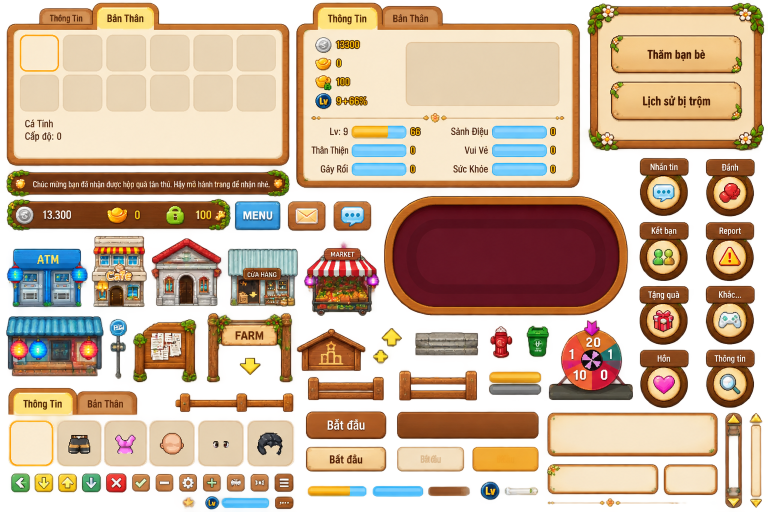
#> input picture tools/farm-entrance/source-atlas.png, 1536 x 1024 px (shown at 1/2 size)
$ python export-assets.py
#> lines starting #> are read from the running program, lines starting #| are printed output that depends on the picture
"""Export the supplied reference atlas without repainting the source artwork."""
import json
from pathlib import Path
from PIL import Image

ROOT = Path(__file__).resolve().parents[2]
SOURCE = Path(__file__).resolve().parent
TARGET = ROOT / 'apps/game/src/assets/farm-entrance'
TARGET.mkdir(parents=True, exist_ok=True)
atlas = Image.open(SOURCE / 'source-atlas.png').convert('RGBA')
#> atlas is the input picture: PIL image 1536x1024 RGBA; mean R, G, B, A 148.4, 115.2, 86.1, 173.7
for item in json.loads((SOURCE / 'assets.json').read_text()):
#> (reads tools/farm-entrance/assets.json from the repository)
    image = atlas.crop(item['box'])
    for box in item.get('clear', []):
        image.paste((0, 0, 0, 0), box)
    # The supplied sheet has nearly invisible alpha noise around its cutouts.
    floor = item.get('alphaFloor', 16)
    image.putalpha(image.getchannel('A').point(lambda alpha: 0 if alpha < floor else alpha))
    destination = (ROOT / 'apps/game/src/assets/common/scenery' / f"{item['sceneryKey']}.webp") if 'sceneryKey' in item else TARGET / f"{item['key']}.webp"
    image.save(destination, lossless=True, exact=True)
#> this loop made 8 passes
#> pass 1, `image = atlas.crop(item['box'])`:
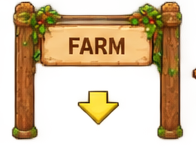
#> image: PIL image 196x147 RGBA; mean R, G, B, A 121.1, 74.1, 27.6, 114.6; transparent parts drawn white
#> pass 1, `image.save(destination, lossless=True, exact=True)`:
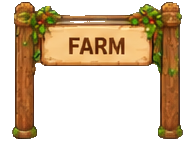
#> saved as gate.webp: PIL image 196x147 RGBA; mean R, G, B, A 106.4, 63.1, 26.1, 103.5; transparent parts drawn white
#> pass 2, `image = atlas.crop(item['box'])`:
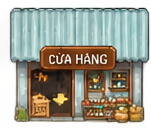
#> image: PIL image 151x128 RGBA; mean R, G, B, A 133.6, 125.6, 108.3, 197.5; transparent parts drawn white
#> pass 2, `image.save(destination, lossless=True, exact=True)`:
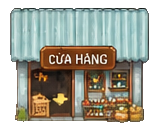
#> saved as shop.webp: PIL image 151x128 RGBA; mean R, G, B, A 133.6, 125.6, 108.3, 194.3; transparent parts drawn white
#> after the loop:
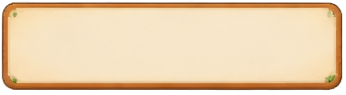
#> image: PIL image 346x95 RGBA; mean R, G, B, A 221.4, 192.1, 154.3, 226.5; transparent parts drawn white

# Newly authored terrain and shared environment props stay separate from scene composition.
scenery_path = ROOT / 'tools/scenery/assets.json'
shared = json.loads(scenery_path.read_text())
entries = json.loads((SOURCE / 'scenery.json').read_text())
#> (reads tools/farm-entrance/scenery.json from the repository)
for item in entries:
#> (the run stopped early here; a loop or call above may not have finished)
